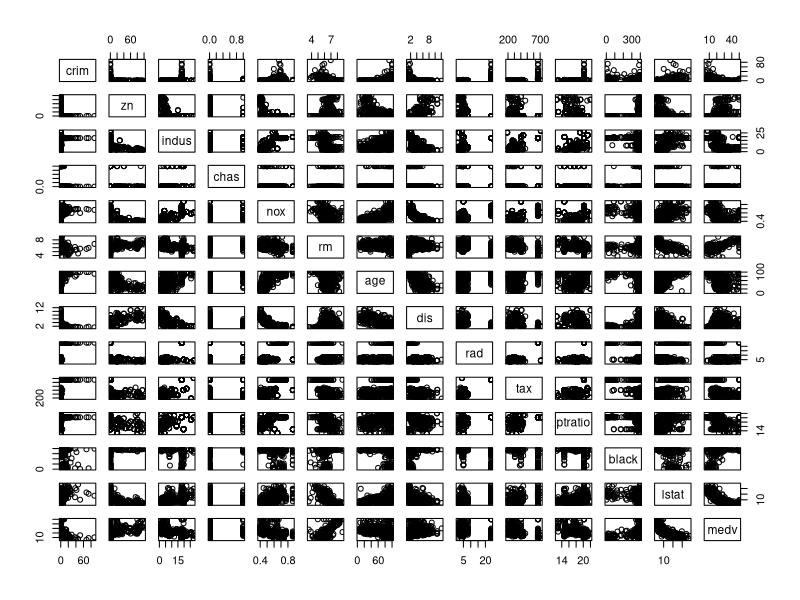
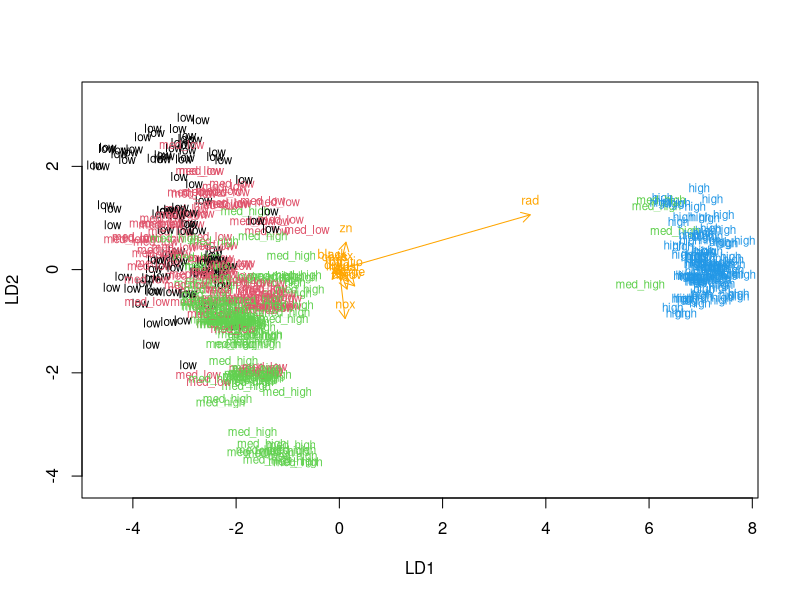

Source code (R) for these figures, in order:
## ---- chunk 1
library(MASS)
# load the data
data("Boston")
# explore the dataset
str(Boston)
dim(Boston)

## ---- chunk 2
library(MASS)
summary(Boston)
# plot matrix of the variables
pairs(Boston)
## ---- chunk 3
# center and standardize variables
boston_scaled <- scale(Boston)
# summaries of the scaled variables
summary(boston_scaled)
# class of the boston_scaled object
class(boston_scaled)
# change the object to data frame
boston_scaled <- as.data.frame(boston_scaled)

## ---- chunk 4

# create a quantile vector of crim and print it
bins <- quantile(boston_scaled$crim)
bins
# create a categorical variable 'crime'
crime <- cut(boston_scaled$crim, breaks = bins, include.lowest = TRUE, labels = c("low", "med_low", "med_high", "high"))

# remove original crim from the dataset
boston_scaled <- dplyr::select(boston_scaled, -crim)
# add the new categorical value to scaled data
boston_scaled <- data.frame(boston_scaled, crime)
# boston_scaled is available

# number of rows in the Boston dataset 
n <- nrow(boston_scaled)

# choose randomly 80% of the rows
ind <- sample(n,  size = n * 0.8)

# create train set
train <- boston_scaled[ind,]

# create test set 
test <- boston_scaled[-ind,]

# save the correct classes from test data
correct_classes <- test$crime

# remove the crime variable from test data
test <- dplyr::select(test, -crime)

## ---- chunk 5
# linear discriminant analysis
lda.fit <- lda(crime ~ ., data = train)

# print the lda.fit object
lda.fit

# the function for lda biplot arrows
lda.arrows <- function(x, myscale = 1, arrow_heads = 0.1, color = "orange", tex = 0.75, choices = c(1,2)){
  heads <- coef(x)
  arrows(x0 = 0, y0 = 0, 
         x1 = myscale * heads[,choices[1]], 
         y1 = myscale * heads[,choices[2]], col=color, length = arrow_heads)
  text(myscale * heads[,choices], labels = row.names(heads), 
       cex = tex, col=color, pos=3)
}

# target classes as numeric
classes <- as.numeric(train$crime)

# plot the lda results
plot(lda.fit, dimen = 2, col = classes, pch = classes)
lda.arrows(lda.fit, myscale = 1)
## ---- chunk 6
# predict classes with test data
lda.pred <- predict(lda.fit, newdata = test)

# cross tabulate the results
table(correct = correct_classes, predicted = lda.pred$class)

